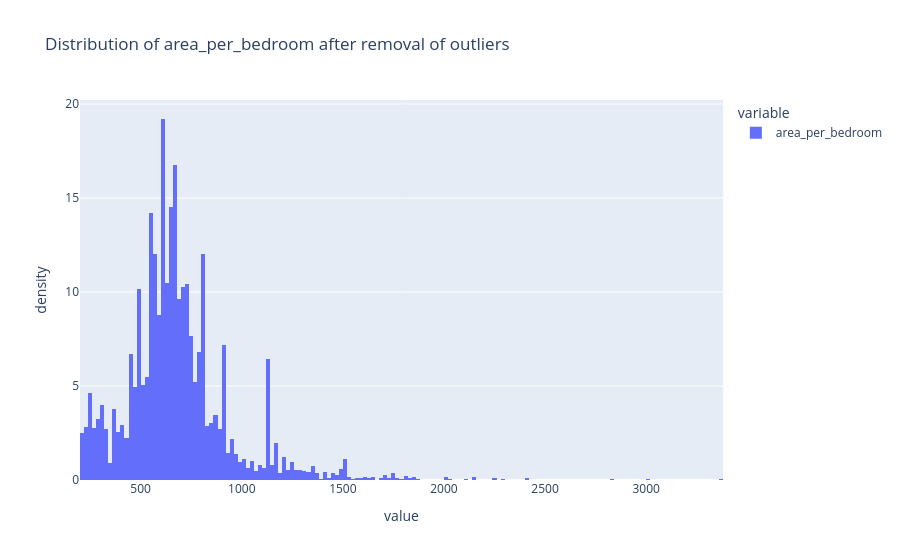

This figure's notebook cell:
### Code cell
fig = px.histogram(
    pre_process_df['area_per_bedroom'],
    histnorm = "density",
    title = "Distribution of area_per_bedroom after removal of outliers"
)
fig.show()

### Figure 1 — Plotly figure (JSON) as saved in the notebook; plotly's stock layout.template omitted (floating-point values rounded to 4 significant figures; data arrays with more than 128 entries replaced by an {"elided": "..."} marker saying what was removed)
{"data": [{"alignmentgroup": "True", "bingroup": "x", "histnorm": "density", "hovertemplate": "variable=area_per_bedroom<br>value=%{x}<br>density=%{y}<extra></extra>", "legendgroup": "area_per_bedroom", "marker": {"color": "#636efa", "pattern": {"shape": ""}}, "name": "area_per_bedroom", "offsetgroup": "area_per_bedroom", "orientation": "v", "showlegend": true, "type": "histogram", "x": {"elided": "5531 float values"}, "xaxis": "x", "yaxis": "y"}], "layout": {"barmode": "relative", "legend": {"title": {"text": "variable"}, "tracegroupgap": 0}, "title": {"text": "Distribution of area_per_bedroom after removal of outliers"}, "xaxis": {"anchor": "y", "domain": [0, 1], "title": {"text": "value"}}, "yaxis": {"anchor": "x", "domain": [0, 1], "title": {"text": "density"}}}}
